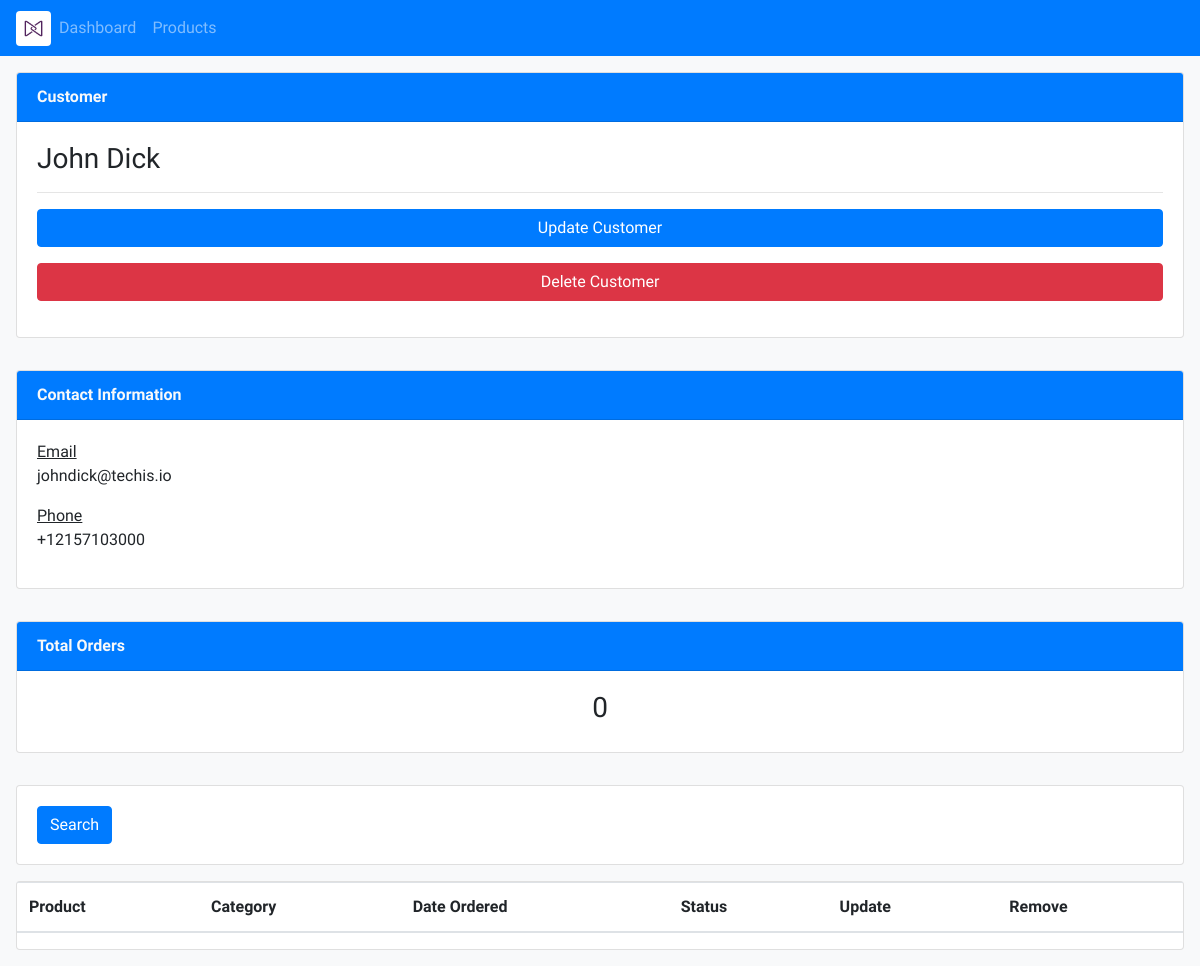
/customer/1, run on an earlier commit of the app's database.
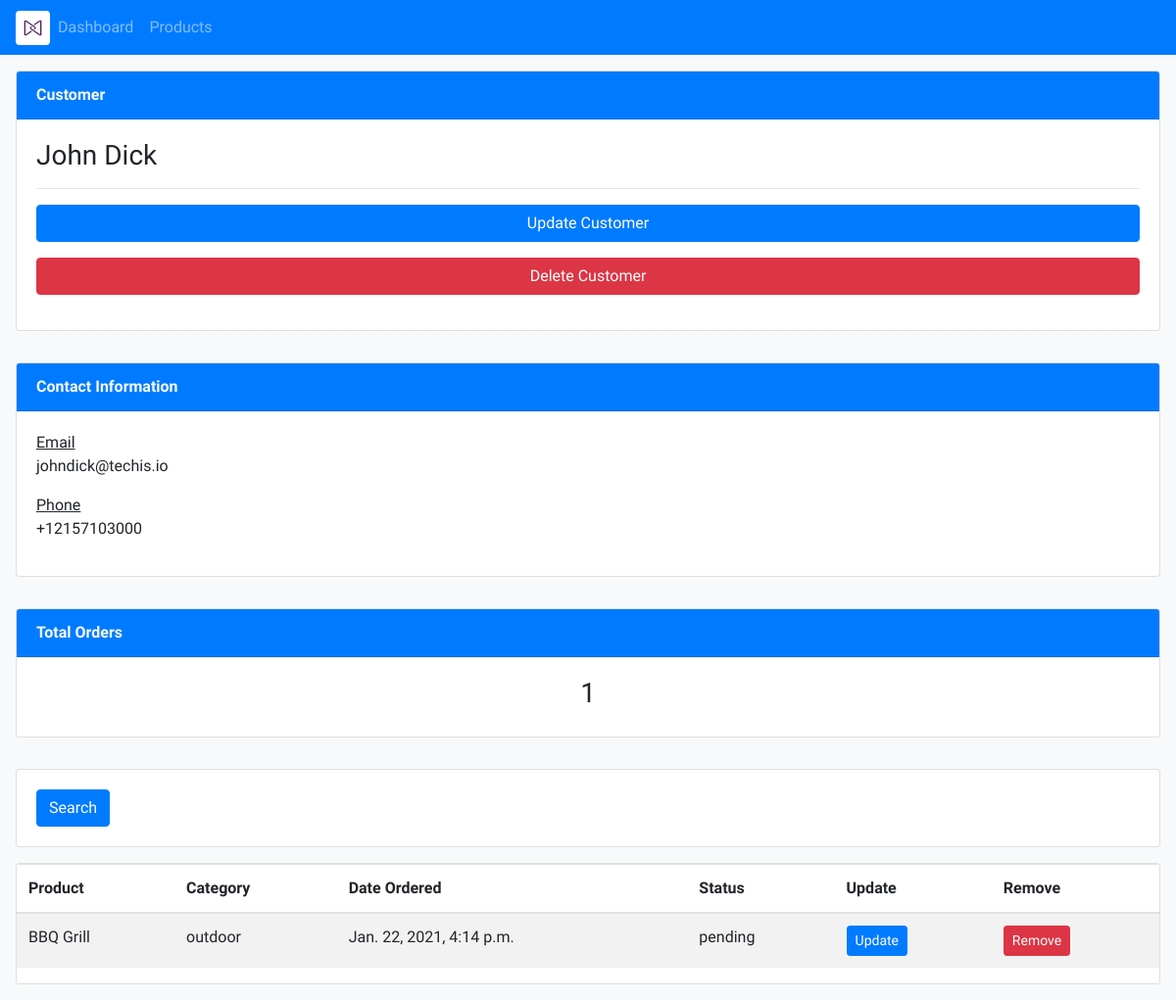
And on a later commit of the database.
### accounts/models.py (models this page shows)
class Order(models.Model):
    STATUS_OPTIONS = (
        ('pending', 'Pending'),
        ('out_for_delivery', 'Out for Delivery'),
        ('delivered', 'Delivered'),
    )
    customer = models.ForeignKey(Customer, null=True, on_delete=models.SET_NULL)
    product = models.ForeignKey(Product, null=True, on_delete=models.SET_NULL)
    date_created = models.DateTimeField(auto_now_add=True,null=True)
    status = models.CharField(max_length=200, null=True, choices=STATUS_OPTIONS)

class Product(models.Model):
    PRODUCT_CATEGORIES = (
        ('indoor', 'Indoor'),
        ('outdoor', 'Outdoor'),
    )
    name = models.CharField(max_length=200, null=True)
    price = models.FloatField(null=True)
    category = models.CharField(max_length=200, null=True, choices=PRODUCT_CATEGORIES)
    description = models.CharField(max_length=200, null=True, blank=True)
    date_created = models.DateTimeField(auto_now_add=True, null=True)
    tags = models.ManyToManyField(Tag)
    def __str__(self):
        return self.name

### accounts/views.py (the view)
# urls.py: path('customer/<str:pk>', views.customer, name='customer'),
def customer(request, pk):
    customer = Customer.objects.get(id=pk)
    orders = customer.order_set.all()
    context = {
        'customer': customer,
        'orders': orders,
    }
    return render(request, 'accounts/customer.html', context)

### accounts/templates/accounts/customer.html
{% extends 'accounts/base.html' %}
{% block content %}
<section class="d-flex flex-column justify-content-center">
    <div class="card m-3">
        <p class="card-header bg-primary text-light"> <b>Customer</b> </p>
        <div class="card-body ">
            <h3> {{ customer.name }} </h3>
            <hr>
            <button class="btn btn-primary w-100"> Update Customer </button>
            <button class="btn btn-danger w-100 my-3"> Delete Customer </button>
        </div>
    </div>
    <div class="card m-3">
        <p class="card-header bg-primary text-light"> <b>Contact Information</b> </p>
        <div class="card-body ">
            <p> <u>Email</u> <br> {{ customer.email }} </p>
            <p> <u>Phone</u> <br> {{ customer.phone }} </p>
        </div>
    </div>
    <div class="card m-3">
        <p class="card-header bg-primary text-light"> <b>Total Orders</b> </p>
        <div class="card-body text-center">
            <h3> {{ orders | length }} </h3>
        </div>
    </div>
</section>
<section class="card m-3">
    <div class="card-body">
        <button class="btn btn-primary"> Search </button>
    </div>
</section>
<section class="card m-3">
    <div class="table-responsive">
        <table class="table table-striped">
            <thead>
                <tr>
                    <th scope="col">Product</th>
                    <th scope="col">Category</th>
                    <th scope="col">Date Ordered</th>
                    <th scope="col">Status</th>
                    <th scope="col">Update</th>
                    <th scope="col">Remove</th>
                </tr>
            </thead>
            <tbody>
                {% for order in orders %}
                <tr>
                    <td>{{order.product}}</td>
                    <td>{{order.product.category}}</td>
                    <td>{{order.product.date_created}}</td>
                    <td>{{order.status}}</td>
                    <td><a href="{% url 'order_update' order.id %}" class="btn btn-sm btn-primary">Update</a></td>
                    <td><a href="{% url 'order_delete' order.id %}" class="btn btn-sm btn-danger">Remove</a></td>
                </tr>
                {% endfor %}
            </tbody>
        </table>
    </div>
</section>
{% endblock content %}

What changed in the data, as far as the page shows it:
added Order: product "BBQ Grill", product.category "outdoor", product.date_created "Jan. 22, 2021, 4:14 p.m.", status "pending"
Also different on the page:
{{ orders | length }}: "0" → "1"
